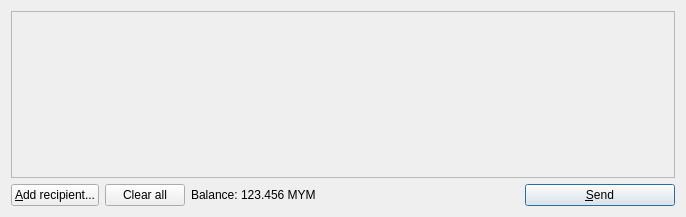
<?xml version="1.0" encoding="UTF-8"?>
<ui version="4.0">
 <class>SendCoinsDialog</class>
 <widget class="QDialog" name="SendCoinsDialog">
  <property name="geometry">
   <rect>
    <x>0</x>
    <y>0</y>
    <width>686</width>
    <height>217</height>
   </rect>
  </property>
  <property name="windowTitle">
   <string>Send Coins</string>
  </property>
  <layout class="QVBoxLayout" name="verticalLayout">
   <item>
    <widget class="QScrollArea" name="scrollArea">
     <property name="widgetResizable">
      <bool>true</bool>
     </property>
     <widget class="QWidget" name="scrollAreaWidgetContents">
      <property name="geometry">
       <rect>
        <x>0</x>
        <y>0</y>
        <width>666</width>
        <height>165</height>
       </rect>
      </property>
      <layout class="QVBoxLayout" name="verticalLayout_2">
       <property name="margin">
        <number>0</number>
       </property>
       <item>
        <layout class="QVBoxLayout" name="entries">
         <property name="spacing">
          <number>6</number>
         </property>
        </layout>
       </item>
       <item>
        <spacer name="verticalSpacer">
         <property name="orientation">
          <enum>Qt::Vertical</enum>
         </property>
         <property name="sizeHint" stdset="0">
          <size>
           <width>20</width>
           <height>40</height>
          </size>
         </property>
        </spacer>
       </item>
      </layout>
     </widget>
    </widget>
   </item>
   <item>
    <layout class="QHBoxLayout" name="horizontalLayout">
     <item>
      <widget class="QPushButton" name="addButton">
       <property name="toolTip">
        <string>Send to multiple recipients at once</string>
       </property>
       <property name="text">
        <string>&amp;Add recipient...</string>
       </property>
       <property name="icon">
        <iconset resource="../bitcoin.qrc">
         <normaloff>:/icons/add</normaloff>:/icons/add</iconset>
       </property>
      </widget>
     </item>
     <item>
      <widget class="QPushButton" name="clearButton">
       <property name="sizePolicy">
        <sizepolicy hsizetype="Minimum" vsizetype="Fixed">
         <horstretch>0</horstretch>
         <verstretch>0</verstretch>
        </sizepolicy>
       </property>
       <property name="toolTip">
        <string>Remove all transaction fields</string>
       </property>
       <property name="text">
        <string>Clear all</string>
       </property>
       <property name="icon">
        <iconset resource="../bitcoin.qrc">
         <normaloff>:/icons/remove</normaloff>:/icons/remove</iconset>
       </property>
       <property name="autoRepeatDelay">
        <number>300</number>
       </property>
      </widget>
     </item>
     <item>
      <layout class="QHBoxLayout" name="horizontalLayout_2">
       <property name="spacing">
        <number>3</number>
       </property>
       <item>
        <widget class="QLabel" name="label">
         <property name="text">
          <string>Balance:</string>
         </property>
        </widget>
       </item>
       <item>
        <widget class="QLabel" name="labelBalance">
         <property name="text">
          <string>123.456 MYM</string>
         </property>
         <property name="textInteractionFlags">
          <set>Qt::LinksAccessibleByMouse|Qt::TextSelectableByKeyboard|Qt::TextSelectableByMouse</set>
         </property>
        </widget>
       </item>
      </layout>
     </item>
     <item>
      <spacer name="horizontalSpacer">
       <property name="orientation">
        <enum>Qt::Horizontal</enum>
       </property>
       <property name="sizeHint" stdset="0">
        <size>
         <width>40</width>
         <height>20</height>
        </size>
       </property>
      </spacer>
     </item>
     <item>
      <widget class="QPushButton" name="sendButton">
       <property name="minimumSize">
        <size>
         <width>150</width>
         <height>0</height>
        </size>
       </property>
       <property name="toolTip">
        <string>Confirm the send action</string>
       </property>
       <property name="text">
        <string>&amp;Send</string>
       </property>
       <property name="icon">
        <iconset resource="../bitcoin.qrc">
         <normaloff>:/icons/send</normaloff>:/icons/send</iconset>
       </property>
       <property name="default">
        <bool>true</bool>
       </property>
      </widget>
     </item>
    </layout>
   </item>
  </layout>
 </widget>
 <resources>
  <include location="../bitcoin.qrc"/>
 </resources>
 <connections/>
</ui>
